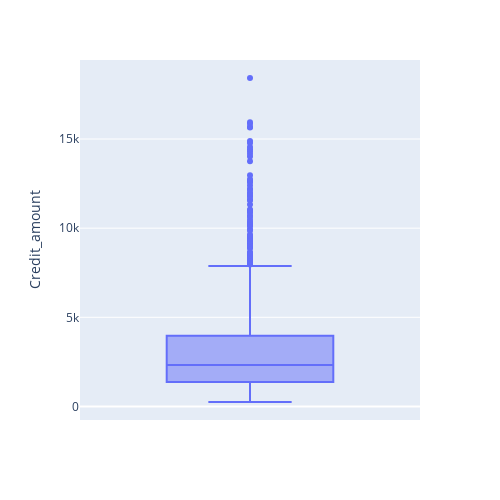

Notebook cell for this chart:
### Code cell
fig = px.box(German_data, y="Credit_amount", height = 500, width = 500)
fig.show()

### Figure 1 — Plotly figure (JSON) as saved in the notebook; plotly's stock layout.template omitted (floating-point values rounded to 4 significant figures; data arrays with more than 128 entries replaced by an {"elided": "..."} marker saying what was removed)
{"data": [{"alignmentgroup": "True", "hovertemplate": "Credit_amount=%{y}<extra></extra>", "legendgroup": "", "marker": {"color": "#636efa"}, "name": "", "notched": false, "offsetgroup": "", "orientation": "v", "showlegend": false, "type": "box", "x0": " ", "xaxis": "x", "y": {"elided": "1000 int values"}, "y0": " ", "yaxis": "y"}], "layout": {"boxmode": "group", "height": 500, "legend": {"tracegroupgap": 0}, "margin": {"t": 60}, "width": 500, "xaxis": {"anchor": "y", "domain": [0, 1]}, "yaxis": {"anchor": "x", "domain": [0, 1], "title": {"text": "Credit_amount"}}}}
